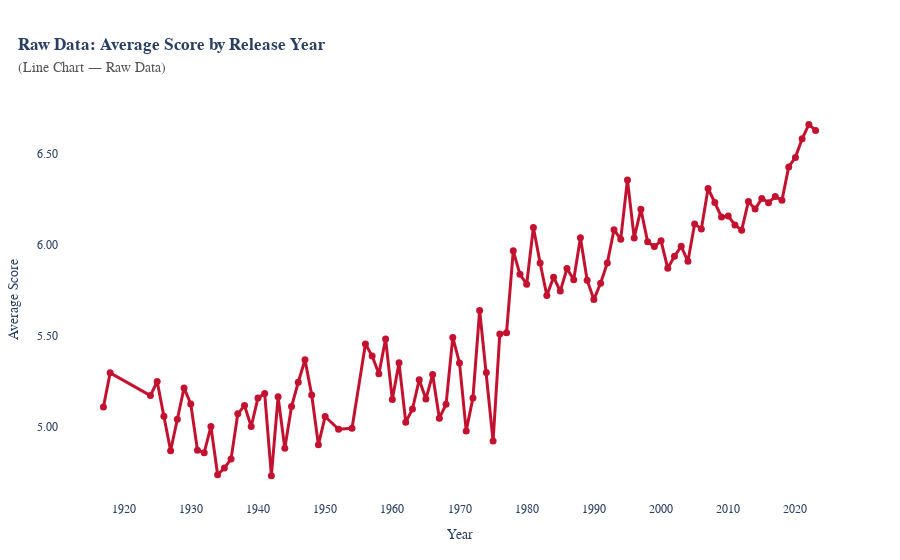

The notebook cell saved with this chart:
### Code cell
import plotly.graph_objects as go

# --- Prepare Data ---
x_years_raw = score_by_year_raw.index
y_scores_raw = score_by_year_raw.values

# --- Create Line Chart ---
fig = go.Figure()

# Add Raw Data Line
fig.add_trace(go.Scatter(
    x=x_years_raw,
    y=y_scores_raw,
    mode='lines+markers',
    line=dict(color='#C3122F', width=3),  # Red for raw data
    marker=dict(size=7, color='#C3122F'),
    name='Dữ liệu thô (có outlier)',
    hovertemplate='Year=%{x}<br>Average Score=%{y:.2f}<extra></extra>'
))

# --- Layout Settings ---
fig.update_layout(
    template='plotly_white',
    font=dict(family="Tahoma"),
    margin=dict(l=40, r=40, t=100, b=60),
    title=dict(
        text="<b>Raw Data: Average Score by Release Year</b><br>"
             "<span style='color:#555555; font-size:14px'>(Line Chart — Raw Data)</span>",
        x=0.02
    ),
    hovermode="x unified",
    xaxis=dict(
        title="Year",
        showgrid=False,
        tickformat="d",
        nticks=15
    ),
    yaxis=dict(
        title="Average Score",
        showgrid=False,
        tickformat=".2f"
    ),
    legend=dict(
        x=1.02, y=0.98, xanchor='left', yanchor='top', bgcolor='rgba(0,0,0,0)'
    )
)

# --- Export Settings ---
fig.write_image("raw_data_average_score.png", scale=3, width=1000, height=550)

# Show the figure
fig.show()

### Figure 1 — Plotly figure (JSON) as saved in the notebook; plotly's stock layout.template omitted (floating-point values rounded to 4 significant figures)
{"data": [{"hovertemplate": "Year=%{x}<br>Average Score=%{y:.2f}<extra></extra>", "line": {"color": "#C3122F", "width": 3}, "marker": {"color": "#C3122F", "size": 7}, "mode": "lines+markers", "name": "Dữ liệu thô (có outlier)", "type": "scatter", "x": [1917.0, 1918.0, 1924.0, 1925.0, 1926.0, 1927.0, 1928.0, 1929.0, 1930.0, 1931.0, 1932.0, 1933.0, 1934.0, 1935.0, 1936.0, 1937.0, 1938.0, 1939.0, 1940.0, 1941.0, 1942.0, 1943.0, 1944.0, 1945.0, 1946.0, 1947.0, 1948.0, 1949.0, 1950.0, 1952.0, 1954.0, 1956.0, 1957.0, 1958.0, 1959.0, 1960.0, 1961.0, 1962.0, 1963.0, 1964.0, 1965.0, 1966.0, 1967.0, 1968.0, 1969.0, 1970.0, 1971.0, 1972.0, 1973.0, 1974.0, 1975.0, 1976.0, 1977.0, 1978.0, 1979.0, 1980.0, 1981.0, 1982.0, 1983.0, 1984.0, 1985.0, 1986.0, 1987.0, 1988.0, 1989.0, 1990.0, 1991.0, 1992.0, 1993.0, 1994.0, 1995.0, 1996.0, 1997.0, 1998.0, 1999.0, 2000.0, 2001.0, 2002.0, 2003.0, 2004.0, 2005.0, 2006.0, 2007.0, 2008.0, 2009.0, 2010.0, 2011.0, 2012.0, 2013.0, 2014.0, 2015.0, 2016.0, 2017.0, 2018.0, 2019.0, 2020.0, 2021.0, 2022.0, 2023.0], "y": [5.107, 5.295, 5.17, 5.248, 5.056, 4.867, 5.04, 5.212, 5.124, 4.87, 4.856, 5.0, 4.735, 4.771, 4.822, 5.07, 5.115, 5.0, 5.157, 5.182, 4.73, 5.163, 4.88, 5.11, 5.243, 5.367, 5.173, 4.9, 5.055, 4.985, 4.99, 5.453, 5.388, 5.29, 5.482, 5.148, 5.35, 5.024, 5.096, 5.257, 5.152, 5.286, 5.046, 5.122, 5.49, 5.349, 4.976, 5.157, 5.639, 5.296, 4.921, 5.509, 5.515, 5.966, 5.837, 5.783, 6.095, 5.9, 5.72, 5.821, 5.745, 5.869, 5.807, 6.038, 5.804, 5.699, 5.788, 5.899, 6.082, 6.03, 6.356, 6.037, 6.195, 6.016, 5.989, 6.021, 5.87, 5.936, 5.991, 5.908, 6.114, 6.087, 6.309, 6.232, 6.152, 6.157, 6.109, 6.08, 6.237, 6.196, 6.253, 6.231, 6.264, 6.244, 6.428, 6.48, 6.582, 6.661, 6.628]}], "layout": {"font": {"family": "Tahoma"}, "hovermode": "x unified", "legend": {"bgcolor": "rgba(0,0,0,0)", "x": 1.02, "xanchor": "left", "y": 0.98, "yanchor": "top"}, "margin": {"b": 60, "l": 40, "r": 40, "t": 100}, "title": {"text": "<b>Raw Data: Average Score by Release Year</b><br><span style='color:#555555; font-size:14px'>(Line Chart — Raw Data)</span>", "x": 0.02}, "xaxis": {"nticks": 15, "showgrid": false, "tickformat": "d", "title": {"text": "Year"}}, "yaxis": {"showgrid": false, "tickformat": ".2f", "title": {"text": "Average Score"}}}}
